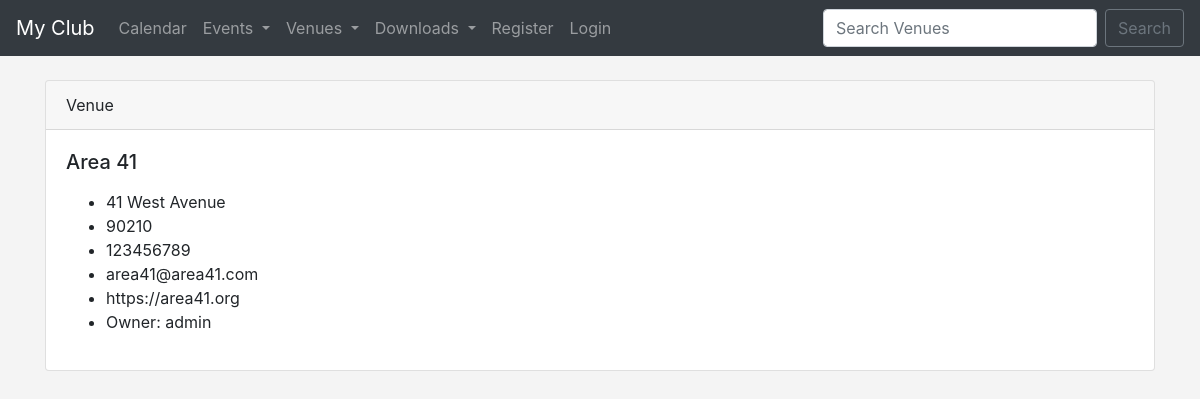
Page /show_venue/1 on the committed database.
### events/models.py (models this page shows)
class Venue(models.Model):
    name = models.CharField('Venue name', max_length=128)
    address = models.CharField(max_length=300)
    zip_code = models.CharField('Zip code', max_length=15)
    phone = models.CharField('Contact phone', max_length=15, blank=True)
    web = models.URLField('Website Address', blank=True)
    email_address = models.EmailField('Email Address',blank=True)
    owner = models.IntegerField("Venue Owner", blank=False, default=1)
    def __str__(self):
        return self.name

### events/views.py (the view)
# urls.py: path('show_venue/<venue_id>', views.show_venue, name='show-venue'),
def show_venue(request, venue_id):
    venue = Venue.objects.get(pk=venue_id)
    venue_owner = User.objects.get(pk=venue.owner)
    return render(request, 'events/show_venue.html', {
        'venue': venue,
        'venue_owner': venue_owner
    })

### events/templates/events/show_venue.html
{% extends 'events/base.html' %}
{% block content %}
    <div class="card">
        <div class="card-header">
            Venue
        </div>
        <div class="card-body">
            <h5 class="card-title">{{ venue }}</h5>
            <p class="card-text">
            <ul>
                <li>{{ venue.address }}</li>
                <li>{{ venue.zip_code }}</li>
                <li>{{ venue.phone }}</li>
                <li>{{ venue.email_address }}</li>
                <li><a href=""></a>{{ venue.web }}</li>
                <li>Owner: {{ venue_owner }}</li>
            </ul>
            </p>
        </div>
    </div>
        <br>
{% endblock %}

### events/templates/events/base.html (style rules this page uses)
body { background: #f4f4f4; }

### rows in the picture
Venue: name "Area 41", address "41 West Avenue", zip_code "90210", phone "123456789", email_address "area41@area41.com", web "https://area41.org"

### other values in the picture
{{ venue_owner }} "admin"
